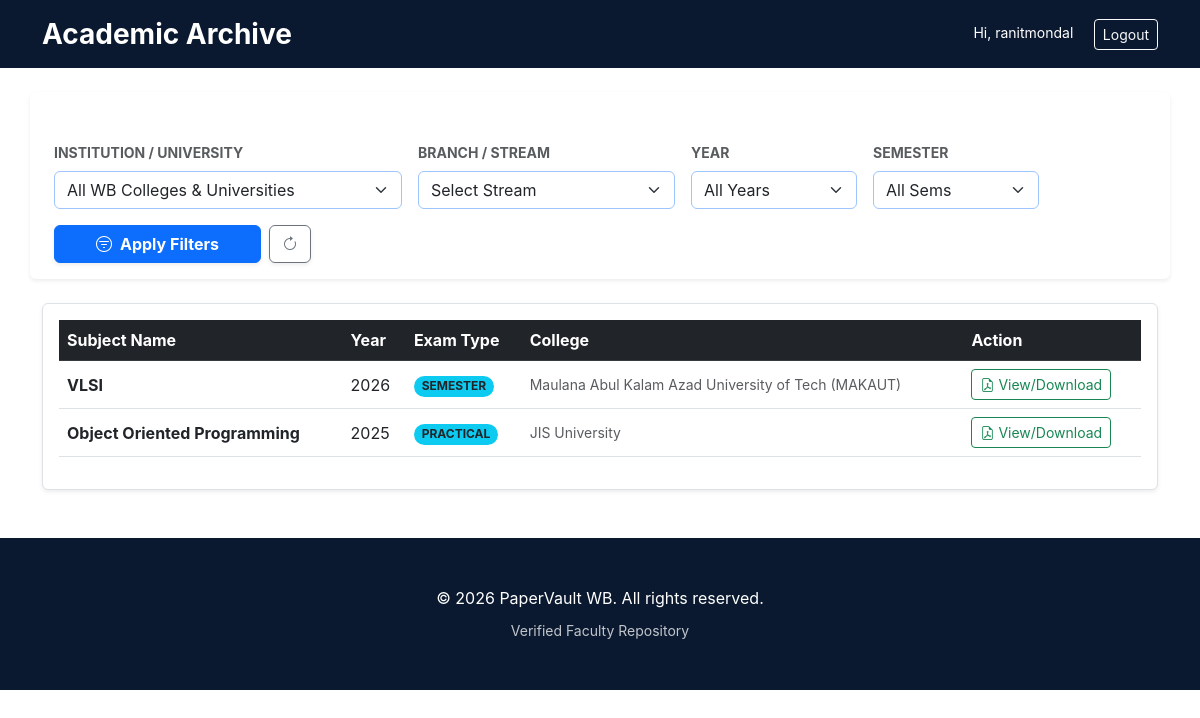
The app's page /search/ (signed in) with its own data.
### papers/models.py (models this page shows, shortened)
class Paper(models.Model):
    EXAM_TYPES = [
        ('INTERNAL', 'Internal / CA'),
        ('SEMESTER', 'Semester (End-Sem)'),
        ('PRACTICAL', 'Practical Exam'),
    ]
    title = models.CharField(max_length=200)
    college = models.ForeignKey('colleges.College', on_delete=models.CASCADE)
    stream = models.ForeignKey('colleges.Stream', on_delete=models.CASCADE)
    semester = models.IntegerField(choices=[(i, f"Semester {i}") for i in range(1, 9)])
    year = models.IntegerField()
    subject_name = models.CharField(max_length=150)
    subject_code = models.CharField(max_length=20)
    exam_type = models.CharField(max_length=20, choices=EXAM_TYPES)
    pdf_file = models.FileField(upload_to='papers/%Y/%m/')
    uploaded_by = models.ForeignKey(User, on_delete=models.SET_NULL, null=True)
    uploaded_at = models.DateTimeField(auto_now_add=True)

### colleges/models.py (models this page shows, shortened)
class College(models.Model):
    UNIVERSITY_CHOICES = [
        ('MAKAUT', 'MAKAUT (formerly WBUT)'),
        ('JU', 'Jadavpur University'),
        ('CU', 'Calcutta University'),
        ('AUTONOMOUS', 'Autonomous Institution'),
    ]
    name = models.CharField(max_length=255)
    slug = models.SlugField(unique=True)
    university = models.CharField(max_length=20, choices=UNIVERSITY_CHOICES)
    logo = models.ImageField(upload_to='college_logos/', blank=True)

### papers/views.py (the view)
# urls.py: path('search/', views.paper_search, name='papers'),
def paper_search(request):
    papers = Paper.objects.all().order_by('-year')
    college_id = request.GET.get('college')
    stream_id = request.GET.get('stream')
    sem = request.GET.get('semester')
    year = request.GET.get('year')
    if college_id: papers = papers.filter(college_id=college_id)
    if stream_id: papers = papers.filter(stream_id=stream_id)
    if sem: papers = papers.filter(semester=sem)
    if year: papers = papers.filter(year=year)
    current_year = datetime.datetime.now().year
    year_range = range(current_year, current_year - 10, -1)
    context = {
        'papers': papers,
        'colleges': College.objects.all(),
        'streams': Stream.objects.all(),
        'year_range': year_range,
    }
    return render(request, 'papers.html', context)

### templates/papers.html (shortened to what this page needs)
{% extends 'base.html' %}
{% block content %}
<div class="container mt-4">
    <div class="card shadow-sm border-0 mb-4 p-3 animate-fadeIn row">
        <form method="GET" action="{% url 'papers' %}" class="row g-3 align-items-end">
            <div class="col-md-4">
                <label class="form-label fw-bold small text-muted text-uppercase">Institution / University</label>
                <select name="college" class="form-select shadow-none border-primary-subtle">
                    <option value="">All WB Colleges & Universities</option>
                </select>
            </div>
            <div class="col-md-3">
                <label class="form-label fw-bold small text-muted text-uppercase">Branch / Stream</label>
                <select name="stream" class="form-select shadow-none border-primary-subtle">
                    <option value="">Select Stream</option>
                </select>
            </div>
            <div class="col-md-2">
                <label class="form-label fw-bold small text-muted text-uppercase">Year</label>
                    <select name="year" class="form-select shadow-none border-primary-subtle">
                        <option value="">All Years</option>
                    </select>
            </div>
            <div class="col-md-2">
                <label class="form-label fw-bold small text-muted text-uppercase">Semester</label>
                <select name="semester" class="form-select shadow-none border-primary-subtle">
                    <option value="">All Sems</option>
                </select>
            </div>
            <div class="col-md-3">
                <div class="d-flex gap-2">
                    <button type="submit" class="btn btn-primary w-100 shadow-sm fw-bold">
                        <i class="bi bi-filter-circle me-2"></i>Apply Filters
                    </button>
                    <a href="{% url 'papers' %}" class="btn btn-outline-secondary shadow-sm">
                        <i class="bi bi-arrow-clockwise"></i>
                    </a>
                </div>
            </div>
        </form>
    </div>
    <div class="table-responsive bg-white p-3 shadow-sm rounded border">
        <table class="table table-hover align-middle">
            <thead class="table-dark">
                <tr>
                    <th>Subject Name</th>
                    <th>Year</th>
                    <th>Exam Type</th>
                    <th>College</th>
                    <th>Action</th>
                </tr>
            </thead>
            <tbody>
                {% for paper in papers %}
                <tr>
                    <td class="fw-bold">{{ paper.subject_name }}</td>
                    <td>{{ paper.year }}</td>
                    <td><span class="badge rounded-pill bg-info text-dark">{{ paper.exam_type }}</span></td>
                    <td class="small text-muted">{{ paper.college.name }}</td>
                    <td>
                        <a href="{{ paper.pdf_file.url }}" class="btn btn-sm btn-outline-success" target="_blank">
                            <i class="bi bi-file-earmark-pdf me-1"></i>View/Download
                        </a>
                    </td>
                </tr>
                {% endfor %}
            </tbody>
        </table>
    </div>
</div>
{% endblock %}

### templates/base.html (shortened to what this page needs)
{% load static %}
<!DOCTYPE html>
<html lang="en">
<head>
    <link href="https://cdn.jsdelivr.net/npm/bootstrap@5.3.0/dist/css/bootstrap.min.css" rel="stylesheet">
    <link rel="stylesheet" href="https://cdn.jsdelivr.net/npm/bootstrap-icons@1.11.0/font/bootstrap-icons.css">
    <link rel="stylesheet" href="{% static 'css/style.css' %}?v=1.2">
</head>
<body>
    <nav class="navbar navbar-expand-lg sticky-top">
    <div class="container">
        <a class="navbar-brand fw-bold fs-3" href="/">
            Academic Archive
        </a>
        <div class="ms-auto">
            {% if user.is_authenticated %}
                <span class="text-white me-3 small">Hi, {{ user.username }}</span>
                <form action="{% url 'logout' %}" method="post" style="display: inline;">
                    <button type="submit" class="btn btn-outline-light btn-sm">Logout</button>
                </form>
            {% else %}
                <a href="{% url 'login' %}" class="btn btn-outline-light btn-sm px-4">Sign In</a>
            {% endif %}
        </div>
    </div>
</nav>
{% block content %}{% endblock %}
<footer class="py-5 mt-5">
    <div class="container text-center">
        <p class="mb-0">&copy; 2026 PaperVault WB. All rights reserved.</p>
        <div class="mt-2">
            <small class="opacity-75 text-white">Verified Faculty Repository</small>
        </div>
    </div>
</footer>
</body>
</html>

### static/css/style.css (style rules this page uses)
:root { --nav-footer-bg: #0a192f; --accent-blue: #0056b3; --text-dark: #1a1a1a; --border-glow: rgba(0, 86, 179, 0.3); }
body { background-color: #ffffff; color: var(--text-dark); font-family: 'Inter', sans-serif; }
.navbar, footer { background-color: var(--nav-footer-bg) !important; }
.navbar-brand, .navbar-brand span { color: #ffffff !important; }
footer p, footer span, footer div { color: #ffffff !important; }

### records on screen
Paper: subject_name "VLSI", year "2026", exam_type "SEMESTER", college.name "Maulana Abul Kalam Azad University of Tech (MAKAUT)"
Paper: subject_name "Object Oriented Programming", year "2025", exam_type "PRACTICAL", college.name "JIS University"

### other values on screen
{{ user.username }} "ranitmondal"
